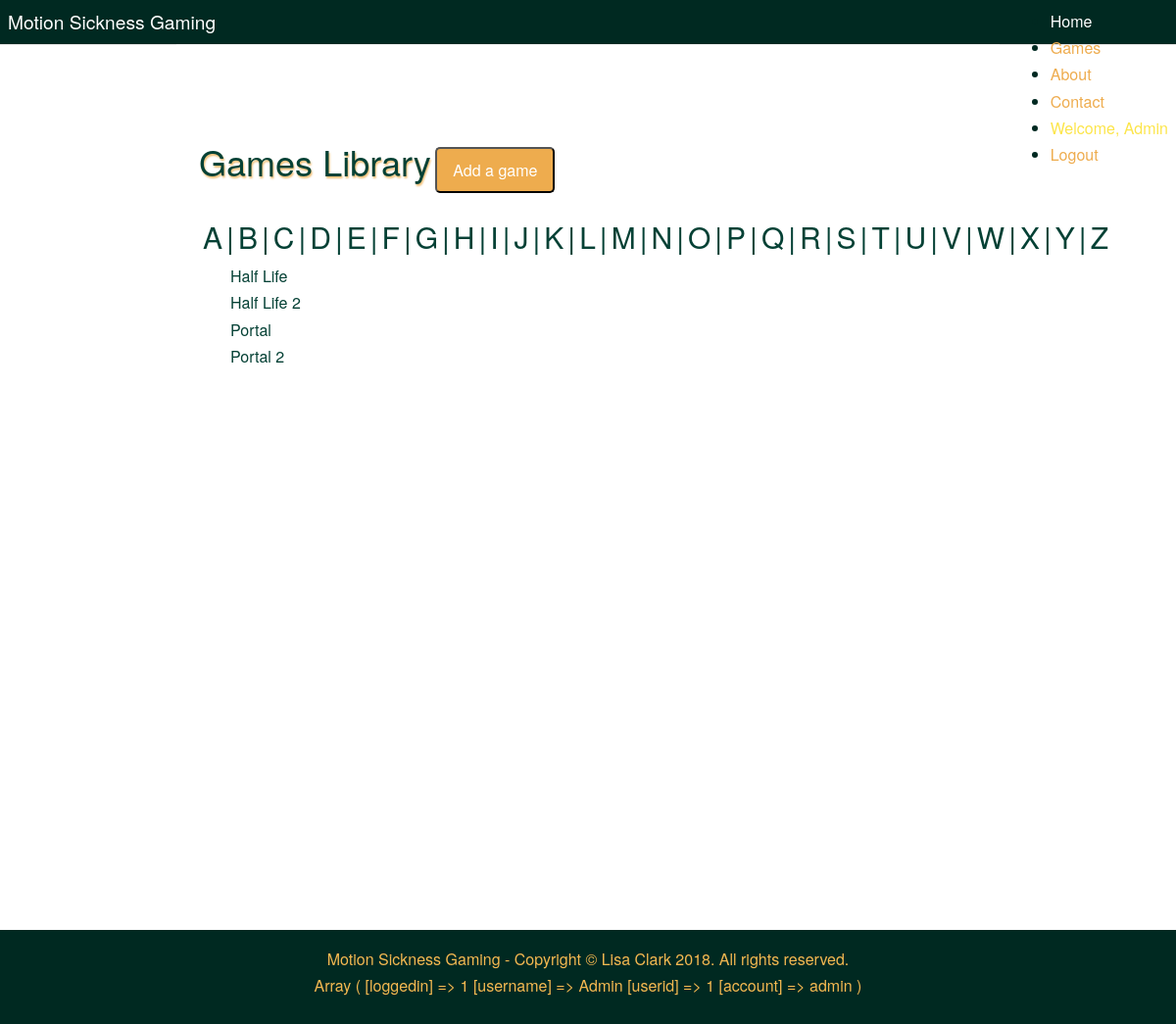
/view/php/games.php (signed in), run on the app's committed database.
### tables this page shows
CREATE TABLE `game` (
  `gameID` int(10) UNSIGNED NOT NULL,
  `gameName` varchar(100) NOT NULL,
  `gameThUp` int(10) UNSIGNED NOT NULL,
  `gameThDown` int(10) UNSIGNED NOT NULL,
  `gameDate` datetime NOT NULL DEFAULT CURRENT_TIMESTAMP
);

### model/dbfunctions.php (called while the page is built, shortened)
<?php
function gamelist() {
    $selectgames = "SELECT * from game ORDER BY gameName;";
    include 'connect.php';
    $stmt = $conn->prepare($selectgames);
    $stmt->execute();
    return $staticresult = $stmt->fetchAll(PDO::FETCH_ASSOC);
}
?>

### view/php/games.php (the view, shortened to what this page needs)
<?php
    include 'header.php';
    include 'nav.php';
    include '../../model/connect.php';
    include '../../model/dbfunctions.php';
?>
<div class="container game-page">
    <div class="game-button">
        <h1 class="inline">Games Library</h1>
        <?php
            if (isset($_SESSION['loggedin']) && $_SESSION['loggedin'] == true) {
        ?>
        <button type="button" class="pure-button inline" data-toggle="modal" data-target="#myModal2">Add a game</button>
        <?php
            }; ?>
    </div>
    <h2><a href="#">A</a>|<a href="#">B</a>|<a href="#">C</a>|<a href="#">D</a>|<a href="#">E</a>|<a href="#">F</a>|<a href="#">G</a>|<a href="#">H</a>|<a href="#">I</a>|<a href="#">J</a>|<a href="#">K</a>|<a href="#">L</a>|<a href="#">M</a>|<a href="#">N</a>|<a href="#">O</a>|<a href="#">P</a>|<a href="#">Q</a>|<a href="#">R</a>|<a href="#">S</a>|<a href="#">T</a>|<a href="#">U</a>|<a href="#">V</a>|<a href="#">W</a>|<a href="#">X</a>|<a href="#">Y</a>|<a href="#">Z</a></h2>
    <ul>
        <?php
            $allgames = gamelist();
            foreach($allgames as $row) {
                echo '<li><a href="individual_games.php?gameID='. $row['gameID'] . '">' . $row['gameName'] . '</a></li>';
            }
        ?>
    </ul>
</div>
<?php
    include 'footer.php';
?>

### view/css/layouts/marketing.css (style rules this page uses)
* { -webkit-box-sizing: border-box; -moz-box-sizing: border-box; box-sizing: border-box; }
body { line-height: 1.7em; color: #002921; font-size: 13px; background-image: url(../../img/background.jpg); }
h1, h2, h3, h4, h5, h6, label { color: #054135; }
.pure-button { background-color: #EEAC4E; color: white; padding: 0.5em 2em; border-radius: 5px; }
@media (min-width: 48em) { body { font-size: 16px; } }

### view/css/style.css (style rules this page uses)
.game-page { padding-top: 80px; margin: 0 auto; background: rgba(255,255,255,0.4); width: 70%; min-height: 1000px; }
.game-page h1 { text-shadow: 1px 2px 2px rgba(238,172,78,0.8); }
.game-page h1, .game-page h2 { padding-left: 1%; }
.game-page h2 a { color: #054135; padding: 0.5%; }
.game-page ul { list-style-type: none; }
.game-page li a { color: #054135; }
.inline { display: inline-block; }
.game-button button { margin-top: -20px; padding: 0.5em 1em; }
.game-button { min-height: 80px; }

### data on the page
game: gameName "Half Life"
game: gameName "Half Life 2"
game: gameName "Portal"
game: gameName "Portal 2"

### other printed values
$_SESSION['username'] "Admin"
